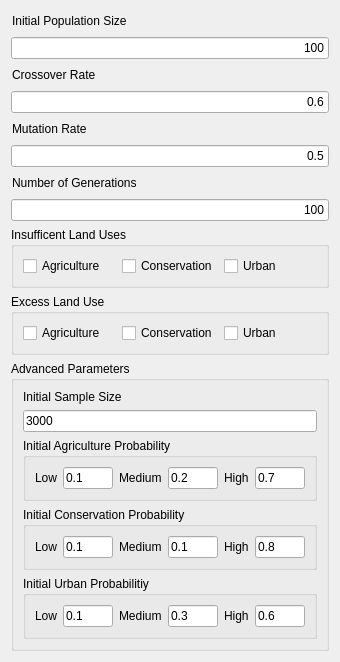
         <widget class="QWidget" name="tab_3">
          <attribute name="title">
           <string>Genetic Algorithm</string>
          </attribute>
          <layout class="QVBoxLayout" name="verticalLayout_5">
           <item>
            <widget class="QLabel" name="label_29">
             <property name="sizePolicy">
              <sizepolicy hsizetype="Fixed" vsizetype="Fixed">
               <horstretch>0</horstretch>
               <verstretch>0</verstretch>
              </sizepolicy>
             </property>
             <property name="minimumSize">
              <size>
               <width>0</width>
               <height>20</height>
              </size>
             </property>
             <property name="toolTip">
              <string>&lt;html&gt;&lt;head/&gt;&lt;body&gt;&lt;p&gt;Number of individuals entering into GA analysis.&lt;/p&gt;&lt;/body&gt;&lt;/html&gt;</string>
             </property>
             <property name="text">
              <string>Initial Population Size</string>
             </property>
             <property name="margin">
              <number>1</number>
             </property>
             <property name="indent">
              <number>1</number>
             </property>
            </widget>
           </item>
           <item>
            <widget class="QLineEdit" name="le_init_pop">
             <property name="minimumSize">
              <size>
               <width>0</width>
               <height>0</height>
              </size>
             </property>
             <property name="toolTip">
              <string/>
             </property>
             <property name="text">
              <string>100</string>
             </property>
             <property name="alignment">
              <set>Qt::AlignRight|Qt::AlignTrailing|Qt::AlignVCenter</set>
             </property>
            </widget>
           </item>
           <item>
            <widget class="QLabel" name="label_7">
             <property name="sizePolicy">
              <sizepolicy hsizetype="Preferred" vsizetype="Fixed">
               <horstretch>0</horstretch>
               <verstretch>0</verstretch>
              </sizepolicy>
             </property>
             <property name="minimumSize">
              <size>
               <width>0</width>
               <height>20</height>
              </size>
             </property>
             <property name="toolTip">
              <string>&lt;html&gt;&lt;head/&gt;&lt;body&gt;&lt;p&gt;Likelihood that crossover will happen between two parents.&lt;/p&gt;&lt;/body&gt;&lt;/html&gt;</string>
             </property>
             <property name="text">
              <string>Crossover Rate</string>
             </property>
             <property name="indent">
              <number>1</number>
             </property>
            </widget>
           </item>
           <item>
            <widget class="QLineEdit" name="le_cxpb">
             <property name="minimumSize">
              <size>
               <width>0</width>
               <height>0</height>
              </size>
             </property>
             <property name="toolTip">
              <string/>
             </property>
             <property name="text">
              <string>0.6</string>
             </property>
             <property name="alignment">
              <set>Qt::AlignRight|Qt::AlignTrailing|Qt::AlignVCenter</set>
             </property>
            </widget>
           </item>
           <item>
            <widget class="QLabel" name="label_19">
             <property name="sizePolicy">
              <sizepolicy hsizetype="Preferred" vsizetype="Fixed">
               <horstretch>0</horstretch>
               <verstretch>0</verstretch>
              </sizepolicy>
             </property>
             <property name="minimumSize">
              <size>
               <width>0</width>
               <height>20</height>
              </size>
             </property>
             <property name="toolTip">
              <string>&lt;html&gt;&lt;head/&gt;&lt;body&gt;&lt;p&gt;Likelihood that mutaiton will happen with a child's genes.&lt;/p&gt;&lt;/body&gt;&lt;/html&gt;</string>
             </property>
             <property name="text">
              <string>Mutation Rate</string>
             </property>
             <property name="indent">
              <number>1</number>
             </property>
            </widget>
           </item>
           <item>
            <widget class="QLineEdit" name="le_mutpb">
             <property name="text">
              <string>0.5</string>
             </property>
             <property name="alignment">
              <set>Qt::AlignRight|Qt::AlignTrailing|Qt::AlignVCenter</set>
             </property>
            </widget>
           </item>
           <item>
            <widget class="QLabel" name="label_8">
             <property name="sizePolicy">
              <sizepolicy hsizetype="Preferred" vsizetype="Fixed">
               <horstretch>0</horstretch>
               <verstretch>0</verstretch>
              </sizepolicy>
             </property>
             <property name="minimumSize">
              <size>
               <width>0</width>
               <height>20</height>
              </size>
             </property>
             <property name="toolTip">
              <string>&lt;html&gt;&lt;head/&gt;&lt;body&gt;&lt;p&gt;How many evolutions of offspring will come from the initial populaiton.&lt;/p&gt;&lt;/body&gt;&lt;/html&gt;</string>
             </property>
             <property name="text">
              <string>Number of Generations</string>
             </property>
             <property name="indent">
              <number>1</number>
             </property>
            </widget>
           </item>
           <item>
            <widget class="QLineEdit" name="le_gen">
             <property name="text">
              <string>100</string>
             </property>
             <property name="alignment">
              <set>Qt::AlignRight|Qt::AlignTrailing|Qt::AlignVCenter</set>
             </property>
            </widget>
           </item>
           <item>
            <widget class="QGroupBox" name="groupBox_8">
             <property name="sizePolicy">
              <sizepolicy hsizetype="Expanding" vsizetype="Fixed">
               <horstretch>0</horstretch>
               <verstretch>0</verstretch>
              </sizepolicy>
             </property>
             <property name="toolTip">
              <string>&lt;html&gt;&lt;head/&gt;&lt;body&gt;&lt;p&gt;Land use constraint on the GA scenario.&lt;/p&gt;&lt;/body&gt;&lt;/html&gt;</string>
             </property>
             <property name="title">
              <string>Insufficent Land Uses</string>
             </property>
             <layout class="QHBoxLayout" name="horizontalLayout_5">
              <item>
               <widget class="QCheckBox" name="check_ag_insuf">
                <property name="text">
                 <string>Agriculture</string>
                </property>
               </widget>
              </item>
              <item>
               <widget class="QCheckBox" name="check_con_insuf">
                <property name="text">
                 <string>Conservation</string>
                </property>
               </widget>
              </item>
              <item>
               <widget class="QCheckBox" name="check_urb_insuf">
                <property name="text">
                 <string>Urban</string>
                </property>
               </widget>
              </item>
             </layout>
            </widget>
           </item>
           <item>
            <widget class="QGroupBox" name="groupBox_9">
             <property name="sizePolicy">
              <sizepolicy hsizetype="Expanding" vsizetype="Fixed">
               <horstretch>0</horstretch>
               <verstretch>0</verstretch>
              </sizepolicy>
             </property>
             <property name="toolTip">
              <string>&lt;html&gt;&lt;head/&gt;&lt;body&gt;&lt;p&gt;Land use constraint on the GA scenario.&lt;/p&gt;&lt;/body&gt;&lt;/html&gt;</string>
             </property>
             <property name="title">
              <string>Excess Land Use</string>
             </property>
             <layout class="QHBoxLayout" name="horizontalLayout_6">
              <item>
               <widget class="QCheckBox" name="check_ag_ex">
                <property name="text">
                 <string>Agriculture</string>
                </property>
               </widget>
              </item>
              <item>
               <widget class="QCheckBox" name="check_con_ex">
                <property name="text">
                 <string>Conservation</string>
                </property>
               </widget>
              </item>
              <item>
               <widget class="QCheckBox" name="check_urb_ex">
                <property name="text">
                 <string>Urban</string>
                </property>
               </widget>
              </item>
             </layout>
            </widget>
           </item>
           <item>
            <widget class="QgsCollapsibleGroupBox" name="mGroupBox">
             <property name="title">
              <string>Advanced Parameters</string>
             </property>
             <property name="collapsed">
              <bool>true</bool>
             </property>
             <property name="saveCollapsedState">
              <bool>true</bool>
             </property>
             <layout class="QVBoxLayout" name="verticalLayout_6">
              <item>
               <widget class="QLabel" name="label_20">
                <property name="toolTip">
                 <string>&lt;html&gt;&lt;head/&gt;&lt;body&gt;&lt;p&gt;Sample of total population evaluated&lt;/p&gt;&lt;/body&gt;&lt;/html&gt;</string>
                </property>
                <property name="text">
                 <string>Initial Sample Size</string>
                </property>
               </widget>
              </item>
              <item>
               <widget class="QLineEdit" name="le_init_sample">
                <property name="text">
                 <string>3000</string>
                </property>
               </widget>
              </item>
              <item>
               <widget class="QGroupBox" name="groupBox">
                <property name="toolTip">
                 <string>&lt;html&gt;&lt;head/&gt;&lt;body&gt;&lt;p&gt;Probability for sampling agricultural land uses.&lt;/p&gt;&lt;/body&gt;&lt;/html&gt;</string>
                </property>
                <property name="title">
                 <string>Initial Agriculture Probability</string>
                </property>
                <layout class="QHBoxLayout" name="horizontalLayout_7">
                 <item>
                  <widget class="QLabel" name="label_3">
                   <property name="sizePolicy">
                    <sizepolicy hsizetype="Fixed" vsizetype="Preferred">
                     <horstretch>0</horstretch>
                     <verstretch>0</verstretch>
                    </sizepolicy>
                   </property>
                   <property name="text">
                    <string>Low</string>
                   </property>
                  </widget>
                 </item>
                 <item>
                  <widget class="QLineEdit" name="le_ag_low">
                   <property name="sizePolicy">
                    <sizepolicy hsizetype="Fixed" vsizetype="Fixed">
                     <horstretch>0</horstretch>
                     <verstretch>0</verstretch>
                    </sizepolicy>
                   </property>
                   <property name="maximumSize">
                    <size>
                     <width>50</width>
                     <height>16777215</height>
                    </size>
                   </property>
                   <property name="text">
                    <string>0.1</string>
                   </property>
                  </widget>
                 </item>
                 <item>
                  <widget class="QLabel" name="label_12">
                   <property name="sizePolicy">
                    <sizepolicy hsizetype="Fixed" vsizetype="Preferred">
                     <horstretch>0</horstretch>
                     <verstretch>0</verstretch>
                    </sizepolicy>
                   </property>
                   <property name="text">
                    <string>Medium</string>
                   </property>
                  </widget>
                 </item>
                 <item>
                  <widget class="QLineEdit" name="le_ag_med">
                   <property name="maximumSize">
                    <size>
                     <width>50</width>
                     <height>16777215</height>
                    </size>
                   </property>
                   <property name="text">
                    <string>0.2</string>
                   </property>
                  </widget>
                 </item>
                 <item>
                  <widget class="QLabel" name="label_14">
                   <property name="sizePolicy">
                    <sizepolicy hsizetype="Fixed" vsizetype="Preferred">
                     <horstretch>0</horstretch>
                     <verstretch>0</verstretch>
                    </sizepolicy>
                   </property>
                   <property name="text">
                    <string>High</string>
                   </property>
                  </widget>
                 </item>
                 <item>
                  <widget class="QLineEdit" name="le_ag_high">
                   <property name="maximumSize">
                    <size>
                     <width>50</width>
                     <height>16777215</height>
                    </size>
                   </property>
                   <property name="text">
                    <string>0.7</string>
                   </property>
                  </widget>
                 </item>
                </layout>
               </widget>
              </item>
              <item>
               <widget class="QGroupBox" name="groupBox_2">
                <property name="toolTip">
                 <string>&lt;html&gt;&lt;head/&gt;&lt;body&gt;&lt;p&gt;Probability for sampling agricultural land uses.&lt;/p&gt;&lt;/body&gt;&lt;/html&gt;</string>
                </property>
                <property name="title">
                 <string>Initial Conservation Probability</string>
                </property>
                <layout class="QHBoxLayout" name="horizontalLayout_8">
                 <item>
                  <widget class="QLabel" name="label_4">
                   <property name="sizePolicy">
                    <sizepolicy hsizetype="Fixed" vsizetype="Preferred">
                     <horstretch>0</horstretch>
                     <verstretch>0</verstretch>
                    </sizepolicy>
                   </property>
                   <property name="text">
                    <string>Low</string>
                   </property>
                  </widget>
                 </item>
                 <item>
                  <widget class="QLineEdit" name="le_con_low">
                   <property name="maximumSize">
                    <size>
                     <width>50</width>
                     <height>16777215</height>
                    </size>
                   </property>
                   <property name="text">
                    <string>0.1</string>
                   </property>
                  </widget>
                 </item>
                 <item>
                  <widget class="QLabel" name="label_13">
                   <property name="sizePolicy">
                    <sizepolicy hsizetype="Fixed" vsizetype="Preferred">
                     <horstretch>0</horstretch>
                     <verstretch>0</verstretch>
                    </sizepolicy>
                   </property>
                   <property name="text">
                    <string>Medium</string>
                   </property>
                  </widget>
                 </item>
                 <item>
                  <widget class="QLineEdit" name="le_con_med">
                   <property name="maximumSize">
                    <size>
                     <width>50</width>
                     <height>16777215</height>
                    </size>
                   </property>
                   <property name="text">
                    <string>0.1</string>
                   </property>
                  </widget>
                 </item>
                 <item>
                  <widget class="QLabel" name="label_15">
                   <property name="sizePolicy">
                    <sizepolicy hsizetype="Fixed" vsizetype="Preferred">
                     <horstretch>0</horstretch>
                     <verstretch>0</verstretch>
                    </sizepolicy>
                   </property>
                   <property name="text">
                    <string>High</string>
                   </property>
                  </widget>
                 </item>
                 <item>
                  <widget class="QLineEdit" name="le_con_high">
                   <property name="maximumSize">
                    <size>
                     <width>50</width>
                     <height>16777215</height>
                    </size>
                   </property>
                   <property name="text">
                    <string>0.8</string>
                   </property>
                  </widget>
                 </item>
                </layout>
               </widget>
              </item>
              <item>
               <widget class="QGroupBox" name="groupBox_3">
                <property name="toolTip">
                 <string>&lt;html&gt;&lt;head/&gt;&lt;body&gt;&lt;p&gt;Probability for sampling agricultural land uses.&lt;/p&gt;&lt;/body&gt;&lt;/html&gt;</string>
                </property>
                <property name="title">
                 <string>Initial Urban Probabilitiy</string>
                </property>
                <layout class="QHBoxLayout" name="horizontalLayout_9">
                 <item>
                  <widget class="QLabel" name="label_17">
                   <property name="sizePolicy">
                    <sizepolicy hsizetype="Fixed" vsizetype="Preferred">
                     <horstretch>0</horstretch>
                     <verstretch>0</verstretch>
                    </sizepolicy>
                   </property>
                   <property name="text">
                    <string>Low</string>
                   </property>
                  </widget>
                 </item>
                 <item>
                  <widget class="QLineEdit" name="le_urb_low">
                   <property name="maximumSize">
                    <size>
                     <width>50</width>
                     <height>16777215</height>
                    </size>
                   </property>
                   <property name="text">
                    <string>0.1</string>
                   </property>
                  </widget>
                 </item>
                 <item>
                  <widget class="QLabel" name="label_16">
                   <property name="sizePolicy">
                    <sizepolicy hsizetype="Fixed" vsizetype="Preferred">
                     <horstretch>0</horstretch>
                     <verstretch>0</verstretch>
                    </sizepolicy>
                   </property>
                   <property name="text">
                    <string>Medium</string>
                   </property>
                  </widget>
                 </item>
                 <item>
                  <widget class="QLineEdit" name="le_urb_med">
                   <property name="maximumSize">
                    <size>
                     <width>50</width>
                     <height>16777215</height>
                    </size>
                   </property>
                   <property name="text">
                    <string>0.3</string>
                   </property>
                  </widget>
                 </item>
                 <item>
                  <widget class="QLabel" name="label_18">
                   <property name="sizePolicy">
                    <sizepolicy hsizetype="Fixed" vsizetype="Preferred">
                     <horstretch>0</horstretch>
                     <verstretch>0</verstretch>
                    </sizepolicy>
                   </property>
                   <property name="text">
                    <string>High</string>
                   </property>
                  </widget>
                 </item>
                 <item>
                  <widget class="QLineEdit" name="le_urb_high">
                   <property name="maximumSize">
                    <size>
                     <width>50</width>
                     <height>16777215</height>
                    </size>
                   </property>
                   <property name="text">
                    <string>0.6</string>
                   </property>
                  </widget>
                 </item>
                </layout>
               </widget>
              </item>
             </layout>
            </widget>
           </item>
          </layout>
         </widget>
